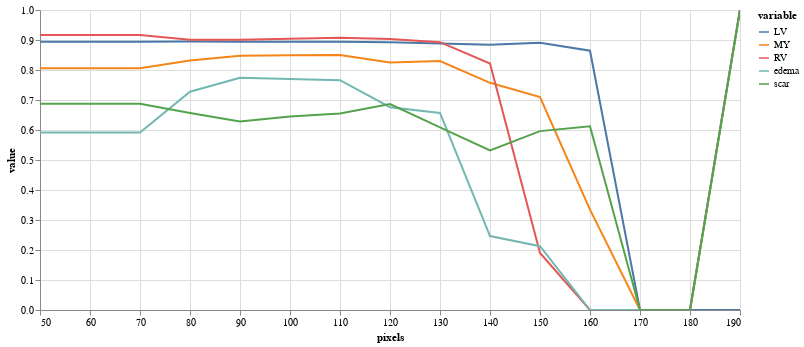

The code cell stored with this chart in its notebook:
### Code cell
#|notest
(alt
 .Chart(results.melt(id_vars=['pixels'],value_vars=['LV','MY','RV','edema','scar']))
 .mark_line()
 .encode(
     x="pixels",
     y="value",
     color="variable",
     tooltip="value"
 )
 .properties(width=700,height=300)
 .interactive()
)

### Figure 1 — Vega-Lite specification as saved in the notebook (floating-point values rounded to 4 significant figures)
{"config": {"view": {"continuousWidth": 400, "continuousHeight": 300}}, "data": {"name": "data-fe6e64599ca39d26a2483c43e1d5008a"}, "mark": "line", "encoding": {"color": {"field": "variable", "type": "nominal"}, "tooltip": {"field": "value", "type": "quantitative"}, "x": {"field": "pixels", "type": "quantitative"}, "y": {"field": "value", "type": "quantitative"}}, "height": 300, "selection": {"selector002": {"type": "interval", "bind": "scales", "encodings": ["x", "y"]}}, "width": 700, "$schema": "https://vega.github.io/schema/vega-lite/v4.17.0.json", "datasets": {"data-fe6e64599ca39d26a2483c43e1d5008a": [{"pixels": 50, "variable": "LV", "value": 0.8941}, {"pixels": 60, "variable": "LV", "value": 0.8941}, {"pixels": 70, "variable": "LV", "value": 0.8941}, {"pixels": 80, "variable": "LV", "value": 0.8954}, {"pixels": 90, "variable": "LV", "value": 0.8939}, {"pixels": 100, "variable": "LV", "value": 0.8941}, {"pixels": 110, "variable": "LV", "value": 0.8939}, {"pixels": 120, "variable": "LV", "value": 0.8922}, {"pixels": 130, "variable": "LV", "value": 0.8881}, {"pixels": 140, "variable": "LV", "value": 0.8846}, {"pixels": 150, "variable": "LV", "value": 0.8909}, {"pixels": 160, "variable": "LV", "value": 0.8642}, {"pixels": 170, "variable": "LV", "value": 0.0}, {"pixels": 180, "variable": "LV", "value": 0.0}, {"pixels": 190, "variable": "LV", "value": 0.0}, {"pixels": 50, "variable": "MY", "value": 0.8062}, {"pixels": 60, "variable": "MY", "value": 0.8062}, {"pixels": 70, "variable": "MY", "value": 0.8062}, {"pixels": 80, "variable": "MY", "value": 0.8317}, {"pixels": 90, "variable": "MY", "value": 0.8477}, {"pixels": 100, "variable": "MY", "value": 0.8493}, {"pixels": 110, "variable": "MY", "value": 0.8499}, {"pixels": 120, "variable": "MY", "value": 0.8252}, {"pixels": 130, "variable": "MY", "value": 0.8297}, {"pixels": 140, "variable": "MY", "value": 0.7572}, {"pixels": 150, "variable": "MY", "value": 0.7101}, {"pixels": 160, "variable": "MY", "value": 0.3345}, {"pixels": 170, "variable": "MY", "value": 0.0}, {"pixels": 180, "variable": "MY", "value": 0.0}, {"pixels": 190, "variable": "MY", "value": 1.0}, {"pixels": 50, "variable": "RV", "value": 0.917}, {"pixels": 60, "variable": "RV", "value": 0.917}, {"pixels": 70, "variable": "RV", "value": 0.917}, {"pixels": 80, "variable": "RV", "value": 0.901}, {"pixels": 90, "variable": "RV", "value": 0.9012}, {"pixels": 100, "variable": "RV", "value": 0.9042}, {"pixels": 110, "variable": "RV", "value": 0.9079}, {"pixels": 120, "variable": "RV", "value": 0.9037}, {"pixels": 130, "variable": "RV", "value": 0.8928}, {"pixels": 140, "variable": "RV", "value": 0.8218}, {"pixels": 150, "variable": "RV", "value": 0.1903}, {"pixels": 160, "variable": "RV", "value": 0.0}, {"pixels": 170, "variable": "RV", "value": 0.0}, {"pixels": 180, "variable": "RV", "value": 0.0}, {"pixels": 190, "variable": "RV", "value": 1.0}, {"pixels": 50, "variable": "edema", "value": 0.5913}, {"pixels": 60, "variable": "edema", "value": 0.5913}, {"pixels": 70, "variable": "edema", "value": 0.5913}, {"pixels": 80, "variable": "edema", "value": 0.7274}, {"pixels": 90, "variable": "edema", "value": 0.7739}, {"pixels": 100, "variable": "edema", "value": 0.77}, {"pixels": 110, "variable": "edema", "value": 0.7661}, {"pixels": 120, "variable": "edema", "value": 0.6761}, {"pixels": 130, "variable": "edema", "value": 0.6568}, {"pixels": 140, "variable": "edema", "value": 0.2465}, {"pixels": 150, "variable": "edema", "value": 0.2128}, {"pixels": 160, "variable": "edema", "value": 0.0}, {"pixels": 170, "variable": "edema", "value": 0.0}, {"pixels": 180, "variable": "edema", "value": 0.0}, {"pixels": 190, "variable": "edema", "value": 1.0}, {"pixels": 50, "variable": "scar", "value": 0.6874}, {"pixels": 60, "variable": "scar", "value": 0.6874}, {"pixels": 70, "variable": "scar", "value": 0.6874}, {"pixels": 80, "variable": "scar", "value": 0.657}, {"pixels": 90, "variable": "scar", "value": 0.6287}, {"pixels": 100, "variable": "scar", "value": 0.6453}, {"pixels": 110, "variable": "scar", "value": 0.6553}, {"pixels": 120, "variable": "scar", "value": 0.6865}, {"pixels": 130, "variable": "scar", "value": 0.6087}, {"pixels": 140, "variable": "scar", "value": 0.532}, {"pixels": 150, "variable": "scar", "value": 0.5963}, {"pixels": 160, "variable": "scar", "value": 0.6123}, {"pixels": 170, "variable": "scar", "value": 0.0}, {"pixels": 180, "variable": "scar", "value": 0.0}, {"pixels": 190, "variable": "scar", "value": 1.0}]}}
